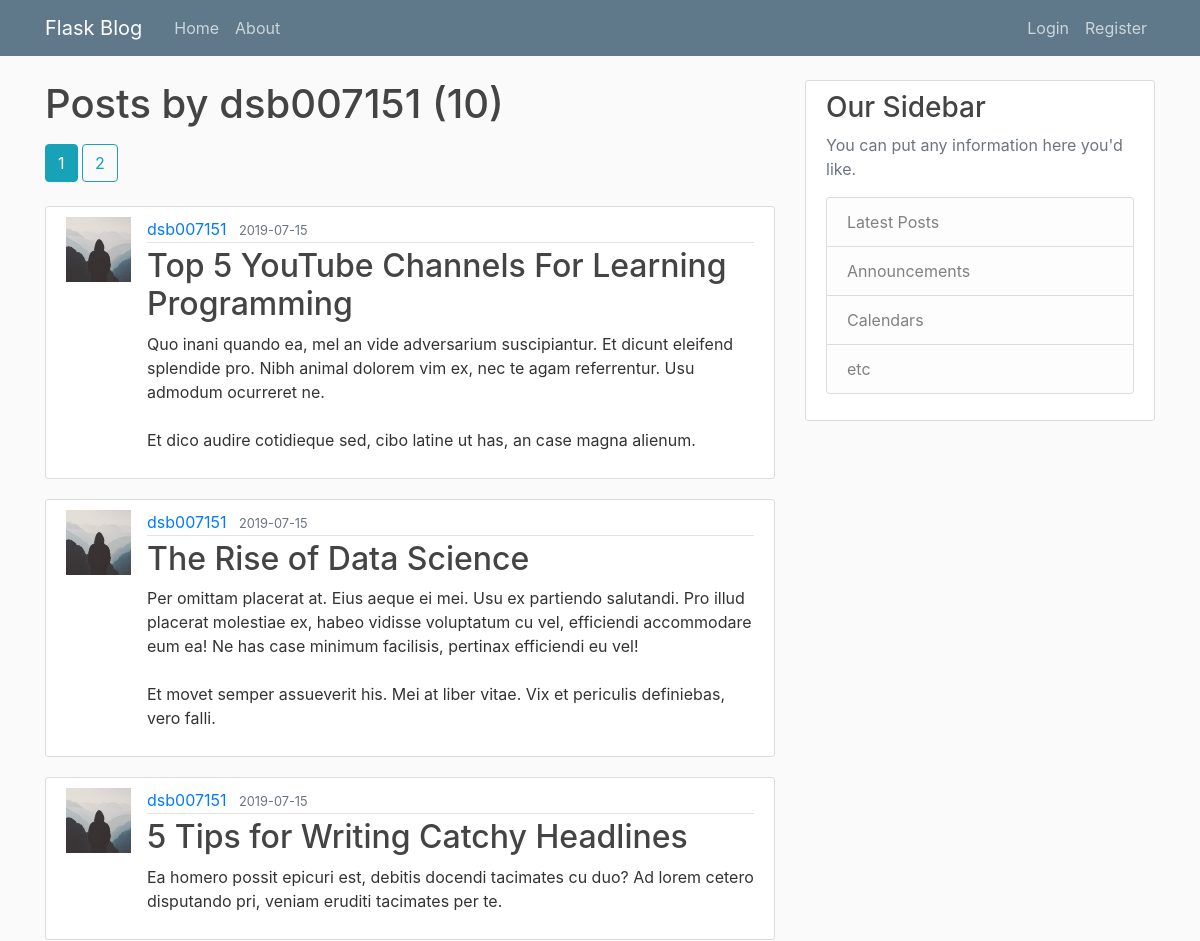
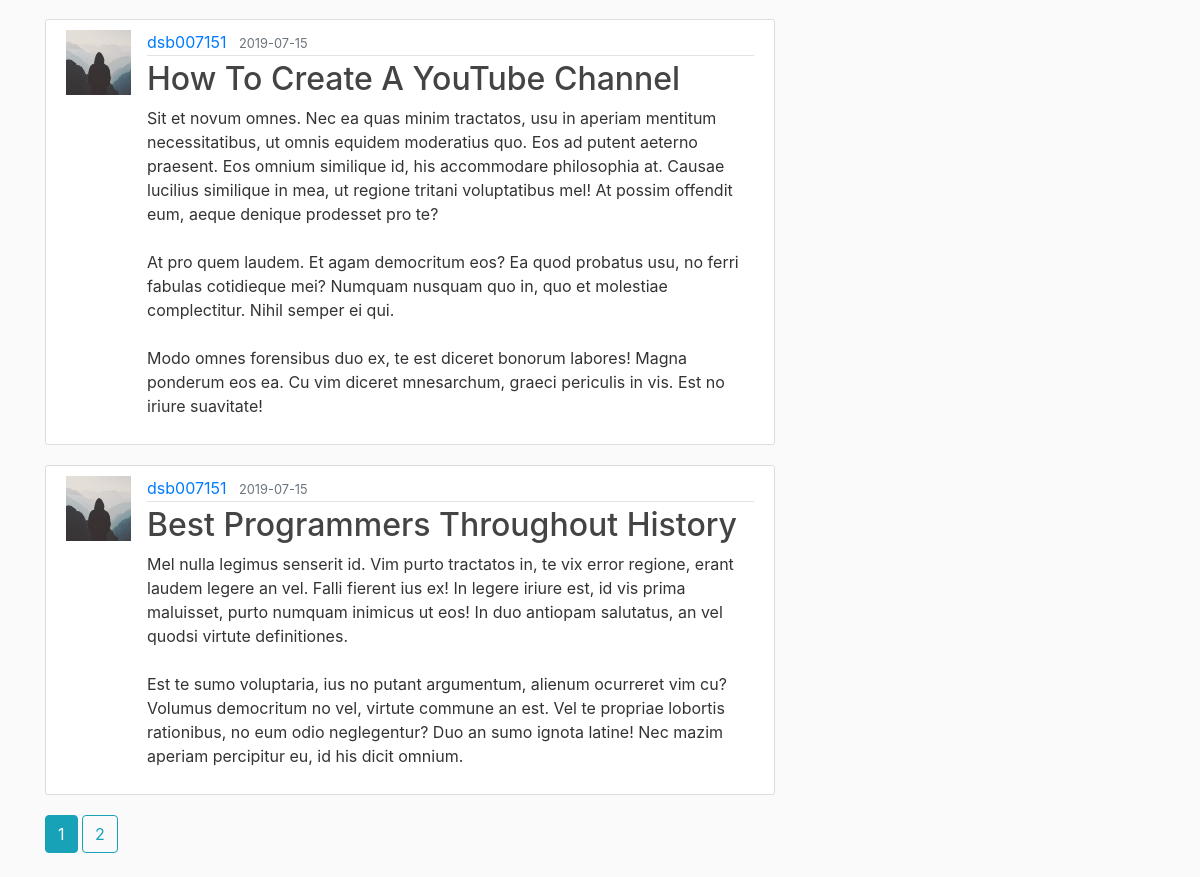
Screenshot of /user/dsb007151 with the database file from the repository (2 pictures, top to bottom).
### app/models.py (models this page shows, shortened)
class User(_db.Model, UserMixin):
    id = _db.Column(_db.Integer, primary_key=True)
    username = _db.Column(_db.String(20), unique=True, nullable=False)
    email = _db.Column(_db.String(120), unique=True, nullable=False)
    image_file = _db.Column(_db.String(20), default='default.jpg')
    password = _db.Column(_db.String(60), nullable=False)
    posts = _db.relationship('Post', backref='author', lazy=True)

class Post(_db.Model):
    id = _db.Column(_db.Integer, primary_key=True)
    title = _db.Column(_db.String(100), nullable=False)
    date_posted = _db.Column(_db.DateTime, nullable=False, default=datetime.utcnow)
    content = _db.Column(_db.Text, nullable=False)
    user_id = _db.Column(_db.Integer, _db.ForeignKey('user.id'), nullable=False)

### app/routes.py (the view)
@app.route('/user/<string:username>')
def user_post(username):
    page = request.args.get('page', 1, type=int)
    user = User.query.filter_by(username=username).first_or_404()
    posts = Post.query.filter_by(author=user)\
        .order_by(Post.date_posted.desc())\
        .paginate(page=page, per_page=5)
    return render_template('user_posts.html', posts=posts, user=user)

### app/templates/user_posts.html
<!DOCTYPE html>
{% extends "layout.html" %}
{% block content %}
    <h1 class="mb-3">Posts by {{ user.username }} ({{ posts.total }})</h1>
    {% include "pagination.html" %}
    {% for post in posts.items %}
        <article class="media content-section">
            <img class="rounder-circle article-img"
                 src="{{ url_for('static', filename='profile_pics/' + post.author.image_file) }}" alt="">
            <div class="media-body">
                <div class="article-metadata">
                    <a class="mr-2" href="{{ url_for('user_post', username=post.author.username) }}">{{ post.author.username }}</a>
                    <small class="text-muted">{{ post.date_posted.strftime('%Y-%m-%d') }}</small>
                </div>
                <h2><a class="article-title" href="{{ url_for('post', post_id=post.id) }}">{{ post.title }}</a></h2>
                <p class="article-content">{{ post.content }}</p>
            </div>
        </article>
    {% endfor %}
    {% include "pagination.html" %}
{% endblock content %}

### app/static/main.css (style rules this page uses)
body { background: #fafafa; color: #333333; margin-top: 5rem; }
h1, h2, h3, h4, h5, h6 { color: #444444; }
.content-section { background: #ffffff; padding: 10px 20px; border: 1px solid #dddddd; border-radius: 3px; margin-bottom: 20px; }
.article-title { color: #444444; }
.article-content { white-space: pre-line; }
.article-img { height: 65px; width: 65px; margin-right: 16px; }
.article-metadata { padding-bottom: 1px; margin-bottom: 4px; border-bottom: 1px solid #e3e3e3 }

### rows the page displays
User: username "dsb007151"
Post: image_file (placeholder picture), author.username "dsb007151", date_posted "2019-07-15", title "Top 5 YouTube Channels For Learning Programming", content "Quo inani quando ea, mel an vide adversarium suscipiantur. Et dicunt eleifend splendide pro. Nibh animal dolorem vim ex, nec te agam referrentur. Usu admodum ocurreret ne. Et dico audire cotidieque sed, cibo latine ut has, an case magna alienum."
Post: image_file (placeholder picture), author.username "dsb007151", date_posted "2019-07-15", title "The Rise of Data Science", content "Per omittam placerat at. Eius aeque ei mei. Usu ex partiendo salutandi. Pro illud placerat molestiae ex, habeo vidisse voluptatum cu vel, efficiendi accommodare eum ea! Ne has case minimum facilisis, pertinax efficiendi eu vel! Et movet semper assueverit his. Mei at liber vitae. Vix et periculis definiebas, vero falli."
Post: image_file (placeholder picture), author.username "dsb007151", date_posted "2019-07-15", title "5 Tips for Writing Catchy Headlines", content "Ea homero possit epicuri est, debitis docendi tacimates cu duo? Ad lorem cetero disputando pri, veniam eruditi tacimates per te."
Post: image_file (placeholder picture), author.username "dsb007151", date_posted "2019-07-15", title "How To Create A YouTube Channel", content "Sit et novum omnes. Nec ea quas minim tractatos, usu in aperiam mentitum necessitatibus, ut omnis equidem moderatius quo. Eos ad putent aeterno praesent. Eos omnium similique id, his accommodare philosophia at. Causae lucilius similique in mea, ut regione tritani voluptatibus mel! At possim offendit eum, aeque denique prodesset pro te? At pro quem laudem. Et agam democritum eos? Ea quod probatus usu, no ferri fabulas cotidieque mei? Numquam nusquam quo in, quo et molestiae complectitur. Nihil semper ei qui. Modo omnes forensibus duo ex, te est diceret bonorum labores! Magna ponderum eos ea. Cu vim diceret mnesarchum, graeci periculis in vis. Est no iriure suavitate!"
Post: image_file (placeholder picture), author.username "dsb007151", date_posted "2019-07-15", title "Best Programmers Throughout History", content "Mel nulla legimus senserit id. Vim purto tractatos in, te vix error regione, erant laudem legere an vel. Falli fierent ius ex! In legere iriure est, id vis prima maluisset, purto numquam inimicus ut eos! In duo antiopam salutatus, an vel quodsi virtute definitiones. Est te sumo voluptaria, ius no putant argumentum, alienum ocurreret vim cu? Volumus democritum no vel, virtute commune an est. Vel te propriae lobortis rationibus, no eum odio neglegentur? Duo an sumo ignota latine! Nec mazim aperiam percipitur eu, id his dicit omnium."

### other values shown
{{ posts.total }} "10"
{{ page_num }} "1" "1"
{{ page_num }} "2" "2"
